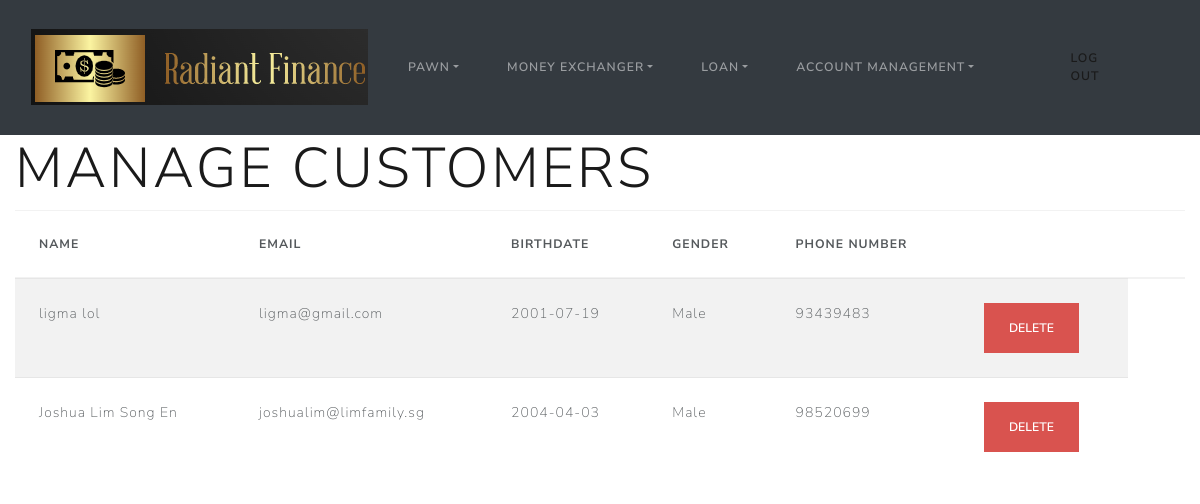
/manageCustomer (signed in), run on an earlier commit of the app's database.
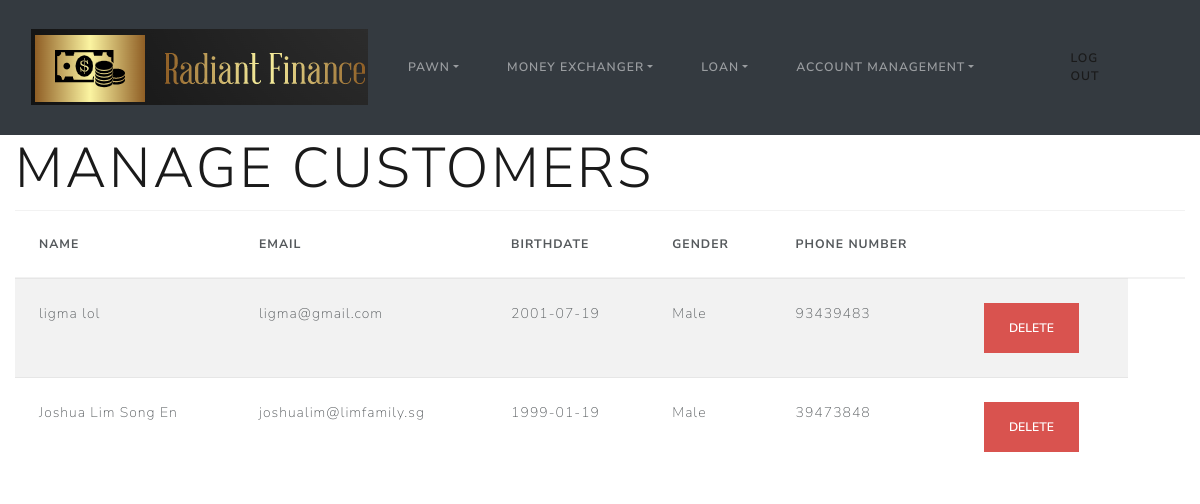
And on a later commit of the database.
### __init__.py (models this page shows)
class User(db.Model, UserMixin):
    id = db.Column(db.Integer, primary_key=True)
    name = db.Column(db.String(20), nullable=False)
    gender = db.Column(db.String(1), nullable=False)
    phone = db.Column(db.String(8), nullable=False)
    birthdate = db.Column(db.Date, nullable=False)
    email = db.Column(db.String(30), nullable=False)
    password = db.Column(db.String(100), nullable=False)
    role = db.Column(db.Integer, nullable=False)
    passwordChange = db.Column(db.Date, nullable=False)

### __init__.py (the view)
@app.route('/manageCustomer', methods=['GET', 'POST'])
@login_required
def manage_customers():
    role = session['role']
    if role != 1:
        return redirect(url_for('main'))
    elif role == 1:
        pass
    else:
        return redirect(url_for('main'))
    return render_template('manageCustomer.html', Users=User.query.all())

### __init__.py (called while the page is built)
@login_manager.user_loader
def load_user(user_id):
    return User.query.get(int(user_id))

### templates/manageCustomer.html (shortened to what this page needs)
{% extends "baseDashboard.html" %}
{% block content %}
<h1 class="display-4">Manage Customers</h1>
<div>
  <table class="table table-striped">
    <thead>
      <tr>
        <th>Name</th>
        <th>Email</th>
        <th>BirthDate</th>
        <th>gender</th>
        <th>Phone Number</th>
        <th></th>
        <th></th>
      </tr>
    </thead>
    <tbody>
      {% for User in Users %}
      {%if User.role==0%}
        <tr>
          <td>{{ User.name }}</td>
          <td>{{ User.email }}</td>
          <td>{{User.birthdate}}</td>
          {% if User.gender == "F" %}
            <td>Female</td>
          {% elif User.gender == "M" %}
            <td>Male</td>
          {% endif %}
          <td>{{User.phone}}</td>
        <td>
            <form action="{{url_for('delete_customer', id=User.id)}}" method="POST">
          <form type="button" class="btn btn-danger" data-bs-toggle="modal" data-bs-target="#myModal_{{User.id}}">
            <input type="submit" value="Delete" class="btn btn-danger">
          </form>
            </form>
          </td>
        </tr>
        {%endif%}
      {% endfor %}
    </tbody>
  </table>
</div>
{% endblock %}

### templates/baseDashboard.html (shortened to what this page needs)
<!DOCTYPE html>
<html lang="en">
<head>
    <link rel="stylesheet" href="https://cdn.jsdelivr.net/npm/bootswatch@4.5.2/dist/lux/bootstrap.min.css">
</head>
<body>
    {% block navbar %}
        {% include 'includes/_navbarDashBoard.html' %}
    {% endblock %}
    <div class="container-fluid">
        {% block content %}
        {% endblock %}
    </div>
</body>
</html>

### templates/includes/_navbarDashboard.html (shortened to what this page needs)
<nav class="navbar navbar-expand-sm bg-dark navbar-dark">
  <div class="container-fluid">
    <a class="navbar-brand" href="/dashboard"><img src="static/img/logo.png" alt=""></a>
    <div class="collapse navbar-collapse" id="collapsibleNavbar">
      <ul class="navbar-nav">
        <li class="nav-item dropdown">
              <a class="nav-link dropdown-toggle" href="#" role="button" data-bs-toggle="dropdown">Pawn</a>
        </li>
        <li class="nav-item dropdown">
              <a class="nav-link dropdown-toggle" href="#" role="button" data-bs-toggle="dropdown">Money Exchanger</a>
        </li>
         <li class="nav-item dropdown">
              <a class="nav-link dropdown-toggle" href="#" role="button" data-bs-toggle="dropdown">Loan</a>
        </li>
          <li class="nav-item dropdown">
              <a class="nav-link dropdown-toggle" href="#" role="button" data-bs-toggle="dropdown">Account Management</a>
        </li>
      </ul>
        <ul class = "like">
        <div class = "Loke">
          <li class="nav-item">
          <a class="nav-link" href="/logout">Log Out</a>
          </li>
        </div>
        </ul>
    </div>
  </div>
</nav>

### templates/includes/_navbarDashboard.html (style rules this page uses)
.like { display: flex; flex-direction: column; margin-left: auto; margin-bottom: 0; list-style: none; }

What changed in the data, as far as the page shows it:
changed User "Joshua Lim Song En": birthdate "2004-04-03" → "1999-01-19"; phone "98520699" → "39473848"
